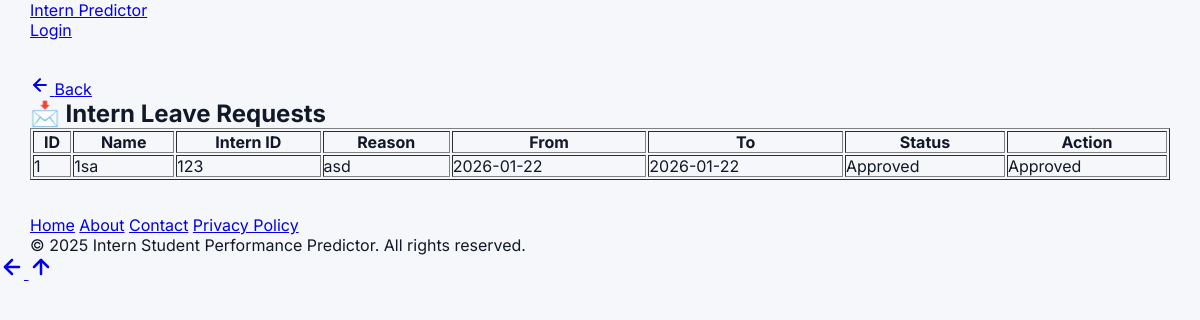
The app's page /admin/leave-requests (signed in) with its own data.
### tables this page shows
CREATE TABLE leave_requests (
    id INTEGER PRIMARY KEY AUTOINCREMENT,
    student_id INTEGER,
    from_date TEXT,
    to_date TEXT,
    leave_type TEXT,
    reason TEXT,
    status TEXT DEFAULT 'Pending',
    FOREIGN KEY(student_id) REFERENCES students(id)
);

CREATE TABLE students (
        id INTEGER PRIMARY KEY AUTOINCREMENT,
        unique_student_id TEXT UNIQUE NOT NULL,
        name TEXT NOT NULL,
        email TEXT UNIQUE NOT NULL,
        course_id INTEGER,
        user_id INTEGER UNIQUE,

        -- NEW FIELDS
        internship_type TEXT,
        joining_date TEXT,
        ending_date TEXT,
        college_name TEXT,
        department TEXT,

        FOREIGN KEY (course_id) REFERENCES courses(id),
        FOREIGN KEY (user_id) REFERENCES users(id)
    );

### app.py (the view)
@app.route('/admin/leave-requests')
def admin_leave_requests():
    if not is_admin_logged_in():
        return redirect(url_for('login'))
    conn = sqlite3.connect(DATABASE)
    cursor = conn.cursor()
    cursor.execute("""
        SELECT lr.id, s.name, s.unique_student_id,
               lr.reason, lr.from_date, lr.to_date, lr.status
        FROM leave_requests lr
        JOIN students s ON lr.student_id = s.id
        ORDER BY lr.id DESC
    """)
    leave_requests = cursor.fetchall()
    conn.close()
    return render_template('admin_leave_requests.html',
                           leave_requests=leave_requests)

### app.py (called while the page is built)
def is_admin_logged_in():
    return 'role' in session and session['role'] == 'admin'

### templates/admin_leave_requests.html
{% extends "base.html" %}
{% block content %}
<h2>📩 Intern Leave Requests</h2>
<table border="1" width="100%" cellpadding="8">
<tr>
  <th>ID</th>
  <th>Name</th>
  <th>Intern ID</th>
  <th>Reason</th>
  <th>From</th>
  <th>To</th>
  <th>Status</th>
  <th>Action</th>
</tr>
{% for row in leave_requests %}
<tr>
  <td>{{ row[0] }}</td>
  <td>{{ row[1] }}</td>
  <td>{{ row[2] }}</td>
  <td>{{ row[3] }}</td>
  <td>{{ row[4] }}</td>
  <td>{{ row[5] }}</td>
  <td>{{ row[6] }}</td>
  <td>
    {% if row[6] == 'Pending' %}
       <a href="{{ url_for('update_leave_status', leave_id=row[0], action='Approved') }}">Approve</a>
       |
       <a href="{{ url_for('update_leave_status', leave_id=row[0], action='Rejected') }}">Reject</a>
    {% else %}
       {{ row[6] }}
    {% endif %}
  </td>
</tr>
{% endfor %}
</table>
{% endblock %}

### static/css/style.css (style rules this page uses)
:root { --bg-main: #f5f7fb; --bg-secondary: #ffffff; --card-bg: #ffffff; --border-color: #e5e7eb; --text-primary: #111827; --text-secondary: #6b7280; --primary: #2563eb; --primary-light: #3b82f6; --success: #10b981; --warning: #f59e0b; --danger: #ef4444; --purple: #8b5cf6; --teal: #14b8a6; --pink: #ec4899; --gray: #9ca3af; --radius-sm: 8px; --radius-md: 14px; --radius-lg: 20px; --shadow-sm: 0 4px 12px rgba(0,0,0,0.06); --shadow-md: 0 10px 30px rgba(0,0,0,0.08); --font-main: 'Inter', system-ui, sans-serif; }
* { margin: 0; padding: 0; box-sizing: border-box; }
body { font-family: var(--font-main); background: var(--bg-main); color: var(--text-primary); min-height: 100vh; }

### records on screen
leave_requests: id "1", name "1sa", unique_student_id "123", reason "asd", from_date "2026-01-22", to_date "2026-01-22", status "Approved"
